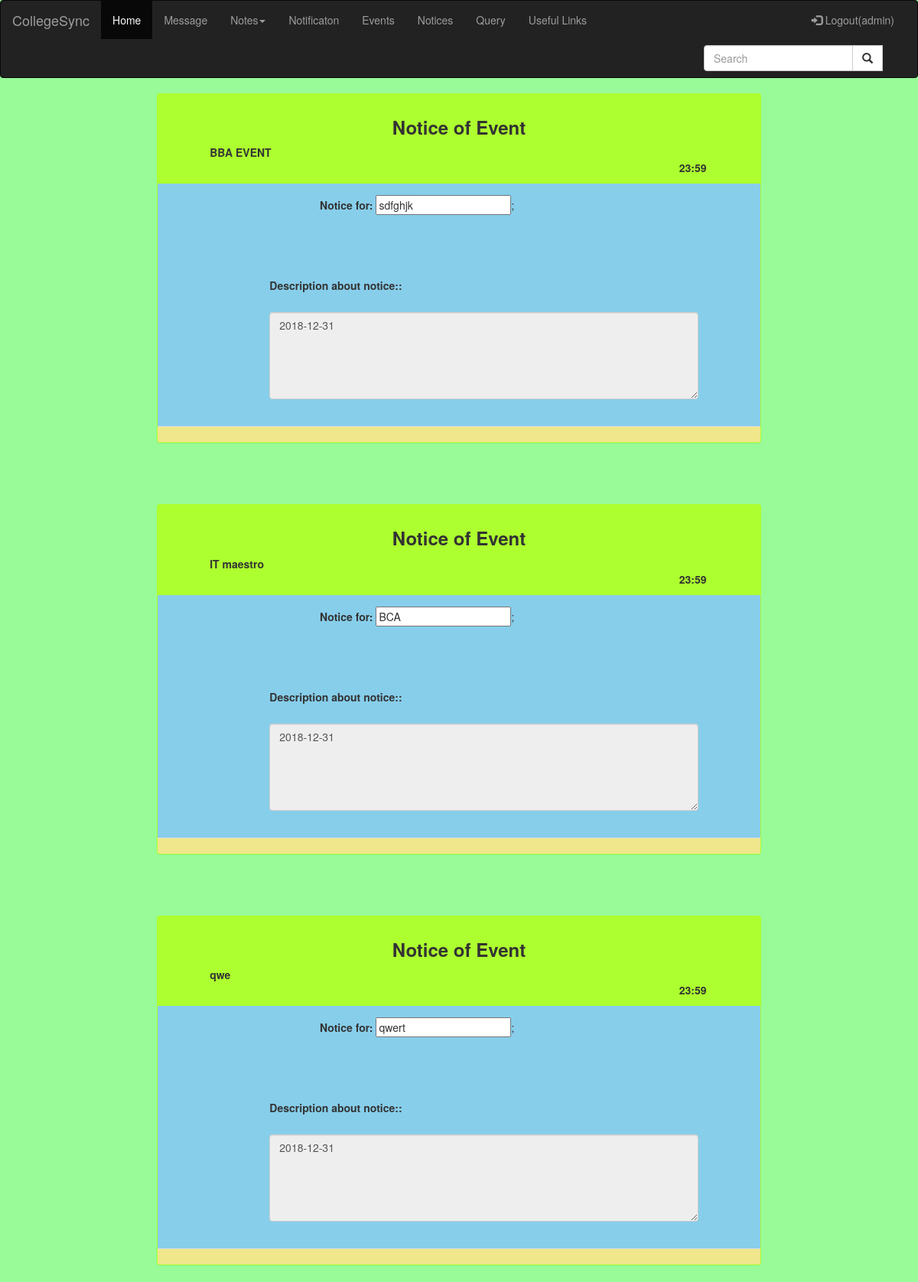
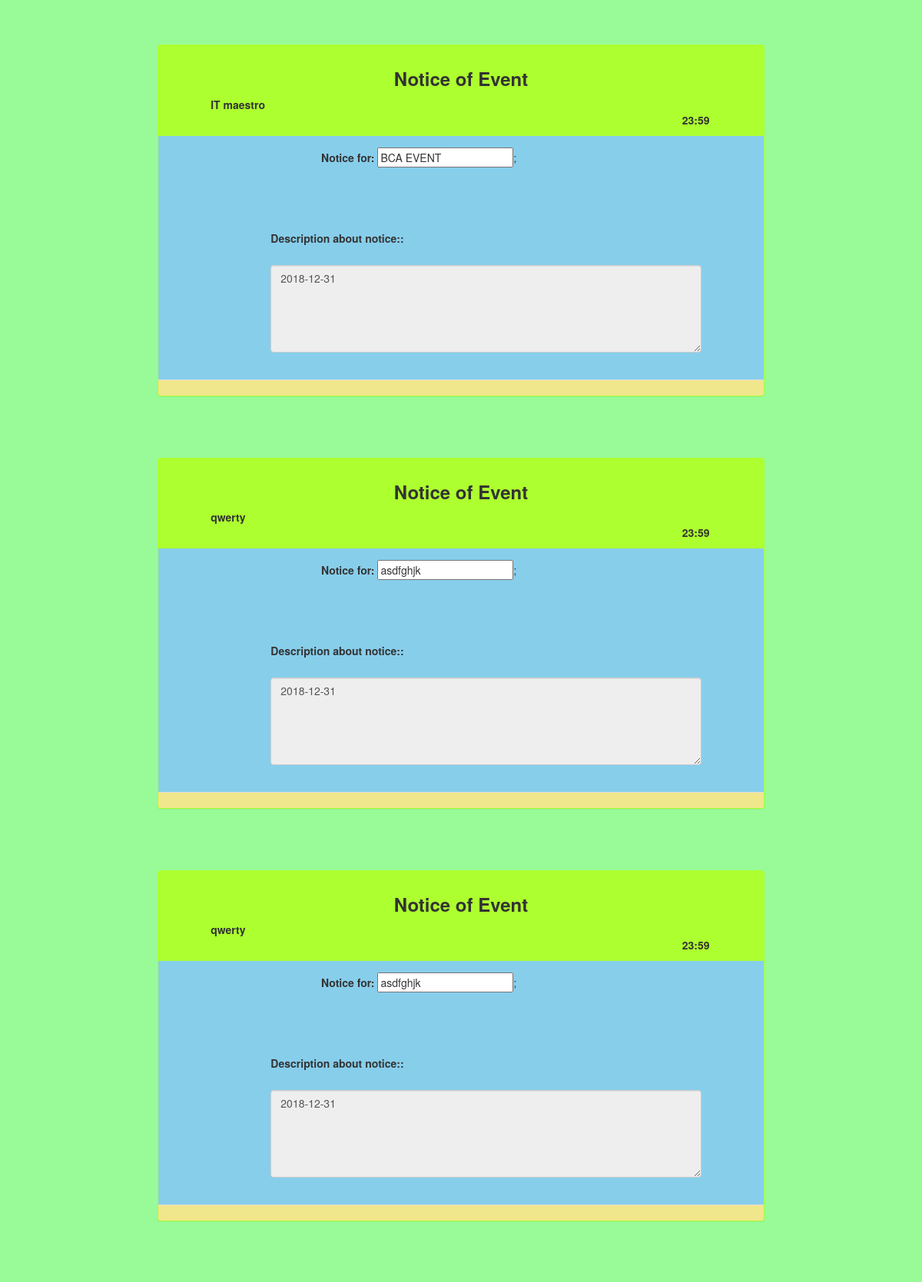
Screenshot of /USER/extrafiles/notification.php (signed in, upper part) with the database file from the repository (2 pictures, top to bottom).
### tables this page shows
CREATE TABLE IF NOT EXISTS `event` (
  `event_id` int(11) NOT NULL AUTO_INCREMENT,
  `event` varchar(50) NOT NULL,
  `des` varchar(50) NOT NULL,
  `date` varchar(50) NOT NULL,
  `time` varchar(50) NOT NULL,
  `add` varchar(50) NOT NULL,
  `status` varchar(111) NOT NULL,
  `datetime` datetime NOT NULL,
  PRIMARY KEY (`event_id`)
);

### USER/extrafiles/notification.php (the view, shortened to what this page needs)
<!DOCTYPE html>
<html lang="en">
<head>
  <link rel="stylesheet" href="https://maxcdn.bootstrapcdn.com/bootstrap/3.3.7/css/bootstrap.min.css">
</head>
<body style="background-color:#98FB98;">
<?php
include("nav.php");
?>
<?php
           $query="SELECT * from event  order by event_id desc limit 7";
           $res=mysql_query($query);
           while ($row=mysql_fetch_row($res))
           {
            echo"
<div class='row'>
  <div class='col-sm-offset-2 col-sm-8'>
    <div class='panel' style='background-color: #ADFF2F' >
      <div class='panel-heading'>
        <div class='row'>
          <div class='col-sm-4 col-sm-offset-4'>
            <center><h3><strong> Notice of Event</strong></h3></center>
          </div>
            <div class='row'>
        <div class='col-lg-6 col-lg-offset-1'>
        <b>$row[1]</b>
        </div>
        <div class='col-lg-4 col-lg-offset-10'>
        <b>$row[4]</b>
        </div>
        </div>
      </div>
      </div>
      <div class='panel-body' style='background-color: skyblue;'>
        <div class='row'>
          <div class='col-sm-6 col-sm-offset-3'>
            <label class='pull-center'><strong>Notice for:</strong></label>
            <input type='text' value='$row[2]'>;
          </div>
        </div>
        <div class='row'>
          <div class='col-sm-9 col-sm-offset-2'>
            <label><br/><br/><br/><br/><strong>Description about notice::</strong></label><br/><br/>
            <center><textarea class='form-control' rows='5' disabled>$row[3]</textarea ><br/>
            </center>
          </div>
        </div>
      </div>
      <div class='panel-footer' style='background-color:  #F0E68C;'>
      </div>
    </div>
  </div>
</div>
<br/><br/><br/>";
   }
    ?>
</body>
</html>

### rows the page displays
event: event "BBA EVENT", time "23:59", des "sdfghjk", date "2018-12-31"
event: event "IT maestro", time "23:59", des "BCA", date "2018-12-31"
event: event "qwe", time "23:59", des "qwert", date "2018-12-31"
event: event "IT maestro", time "23:59", des "BCA EVENT", date "2018-12-31"
event: event "qwerty", time "23:59", des "asdfghjk", date "2018-12-31"
event: event "qwerty", time "23:59", des "asdfghjk", date "2018-12-31"

### other values shown
$_SESSION['user'] "admin"
